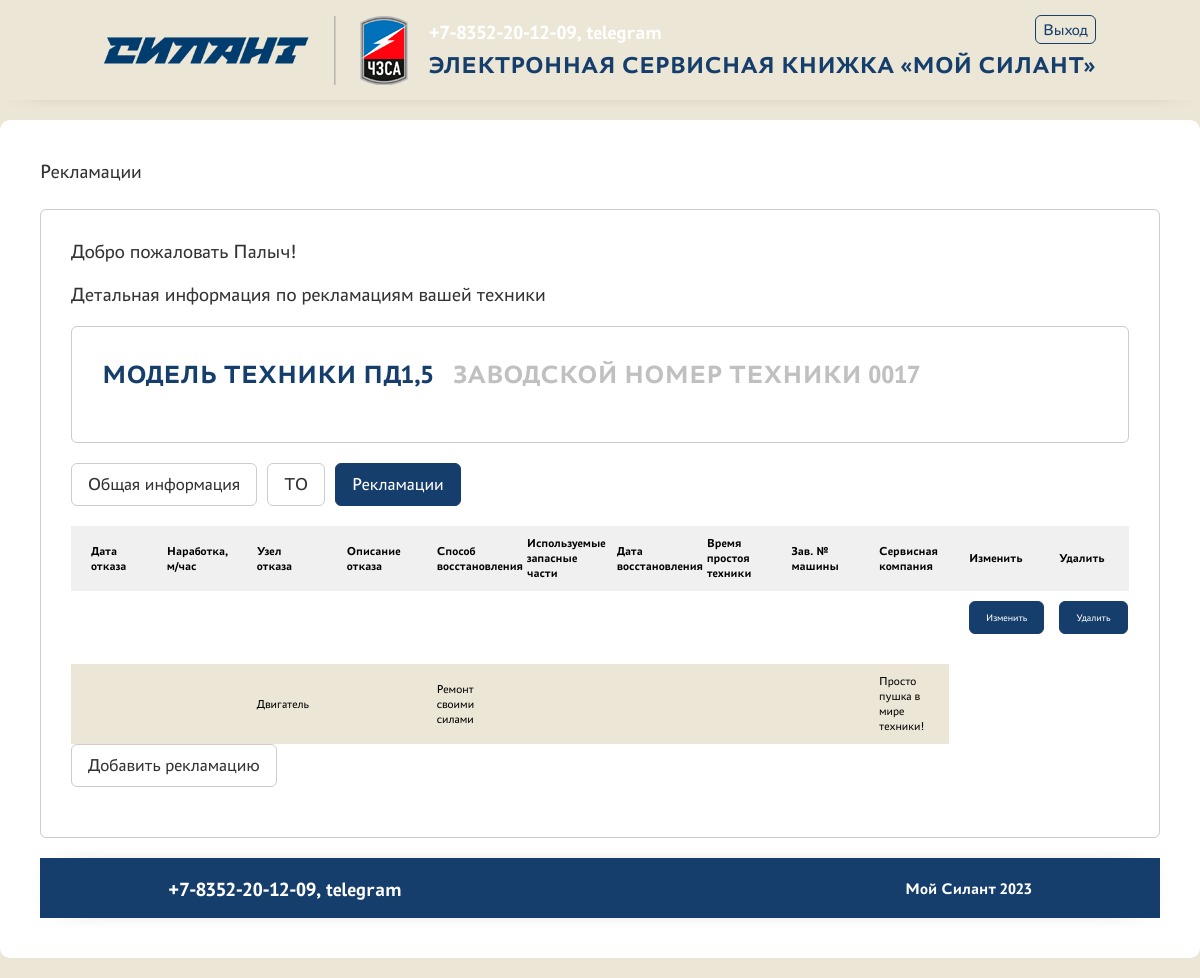
Page /complaint/1/ (signed in) on the committed database.
### service/models.py (models this page shows, shortened)
class Machine(models.Model):
    number_machine = models.TextField(unique=True, verbose_name='Зав. № машины')
    technique_model = models.ForeignKey(TechniqueModel, verbose_name='Модель техники', on_delete=models.CASCADE)
    engine_model = models.ForeignKey(EngineModel, verbose_name='Модель двигателя', on_delete=models.CASCADE)
    engine_number = models.TextField(verbose_name='Зав. № двигателя')
    transmission_model = models.ForeignKey(TransmissionModel, verbose_name='Модель трансмиссии', on_delete=models.CASCADE)
    transmission_number = models.TextField(verbose_name='Зав. № трансмиссии')
    drive_axle_model = models.ForeignKey(DriveAxleModel, verbose_name='Модель ведущего моста', on_delete=models.CASCADE)
    drive_axle_number = models.TextField(verbose_name='Зав. № ведущего моста')
    steering_bridge_model = models.ForeignKey(SteeringBridgeModel, verbose_name='Модель управляемого моста', on_delete=models.CASCADE)
    steering_bridge_number = models.TextField(verbose_name='Зав. № управляемого моста')
    supply_contract = models.TextField(verbose_name='Договор поставки №, дата')
    shipping_date = models.DateField(verbose_name='Дата отгрузки с завода')
    consignee = models.TextField(verbose_name='Грузополучатель (конечный потребитель)')
    delivery_address = models.TextField(verbose_name='Адрес поставки (эксплуатации)')
    equipment = models.TextField(verbose_name='Комплектация (доп. опции)')
    client = models.TextField(verbose_name='Клиент')
    service_company = models.ForeignKey(ServiceCompany, verbose_name='Сервисная компания', on_delete=models.CASCADE)
    def __str__(self):
        return self.number_machine
    class Meta:
        verbose_name = 'Машина'
        verbose_name_plural = 'Машина'
        ordering = ['-shipping_date']

class TechniqueModel(models.Model):
    name = models.TextField(verbose_name='Название')
    description = models.TextField(verbose_name='Описание')
    def __str__(self):
        return self.name
    class Meta:
        verbose_name = 'Модель техники'
        verbose_name_plural = 'Модель техники'

class FailureNode(models.Model):
    name = models.TextField(verbose_name='Название')
    description = models.TextField(verbose_name='Описание')
    def __str__(self):
        return self.name
    class Meta:
        verbose_name = 'Описание отказа'
        verbose_name_plural = 'Описание отказа'

class RecoveryMethod(models.Model):
    name = models.TextField(verbose_name='Название')
    description = models.TextField(verbose_name='Описание')
    def __str__(self):
        return self.name
    class Meta:
        verbose_name = 'Способ восстановления'
        verbose_name_plural = 'Способ восстановления'

class ServiceCompany(models.Model):
    name = models.TextField(verbose_name='Название')
    description = models.TextField(verbose_name='Описание')
    def __str__(self):
        return self.name
    class Meta:
        verbose_name = 'Сервисная компания'
        verbose_name_plural = 'Сервисная компания'

### service/views.py (the view)
# urls.py: path('complaint/<int:complaint_id>/', complaint_detail, name='complaint_detail'),
def complaint_detail(request, complaint_id):
    this_authorized = request.user.groups.exists()
    manager = request.user.groups.filter(name='Менеджер')
    if not manager.exists():
        this_manager = 'Не менеджер'
    else:
        this_manager = 'Менеджер'
    if this_authorized:
        complaint = Complaint.objects.get(pk=complaint_id)
        machine = Machine.objects.get(number_machine=complaint.machine_complaint)
        node = FailureNode.objects.get(name=complaint.failure_node)
        recovery = RecoveryMethod.objects.get(name=complaint.recovery_method)
        service = ServiceCompany.objects.get(name=complaint.service_company_complaint)
        context = {'complaint': complaint,
                   'machine': machine,
                   'this_authorized': this_authorized,
                   'node': node,
                   'recovery': recovery,
                   'service': service,
                   'this_manager': this_manager,
                   }
    else:
        complaint = 'Пройдите авторизацию'
        context = {'complaint': complaint}
    return render(request, 'complaint_detail.html', context)

### templates/complaint_detail.html (shortened to what this page needs)
<!DOCTYPE html>
{% extends 'base.html' %}
    {% load static %}
    {% block content %}
    <div id="content">
      <div class="centrator">
        <section>
  <div class="line">
    <span class="title">
      Рекламации
    </span>
  </div>
  <div class="line">
    <div class="column">
      <div class="search_result">
        {% if this_authorized %}
        <div class="result_info">
          <span>Добро пожаловать {{request.user.first_name}}!</span>
        </div>
        <div class="result_info">
          <span>Детальная информация по рекламациям вашей техники</span>
        </div>
        <div class="search_result">
        <div class="result_info">
          <div class="machine">
            <span>
              Модель техники {{machine.technique_model}}
            </span>
            <span>
              Заводской номер техники {{machine.number_machine}}
            </span>
          </div>
        </div>
      </div>
         <div class="result_collection">
          <div class="tabs">
            <a href="{% url 'machine_detail' machine.pk %}">
            <div class="tab">
              <span>
                Общая информация
              </span>
            </div>
            </a>
            <a href="{% url 'maintenance_detail' machine.pk %}">
              <div class="tab">
              <span>
                ТО
              </span>
            </div>
            </a>
            <a href="{% url 'complaint_detail' machine.pk %}">
            <div class="tab active">
              <span>
                Рекламации
              </span>
            </div>
            </a>
          </div>
         </div>
        <div class="result_collection">
          <table>
            <tbody><tr>
              <th class="nam left">Дата отказа</th>
              <th class="nam left">Наработка, м/час</th>
              <th class="nam left">Узел отказа</th>
              <th class="nam left">Описание отказа</th>
              <th class="nam left">Способ восстановления</th>
              <th class="nam left">Используемые запасные части</th>
              <th class="nam left">Дата восстановления</th>
              <th class="nam left">Время простоя техники</th>
              <th class="nam left">Зав. № машины</th>
              <th class="nam left">Сервисная компания</th>
              <th class="nam left">Изменить</th>
              <th class="nam left">Удалить</th>
            <tr>
              <td class="nam left">{{complaint_d.date_rejection}}</td>
              <td class="nam left">{{complaint_d.operating_time}}</td>
              <td class="nam left">{{complaint_d.failure_node}}</td>
              <td class="nam left">{{complaint_d.failure_description}}</td>
              <td class="nam left">{{complaint_d.recovery_method}}</td>
              <td class="nam left">{{complaint_d.spare_parts}}</td>
              <td class="nam left">{{complaint_d.recovery_date}}</td>
              <td class="nam left">{{complaint_d.equipment_downtime}}</td>
              <td class="nam left">{{complaint_d.machine_complaint}}</td>
              <td class="nam left">{{complaint_d.service_company_complaint}}</td>
              <td class="nam left">
                <div class="tabs">
                  <a href="{% url 'complaint_update' complaint_d.pk %}">
                    <div class="tab active">
                      <span>
                        <div class="smalltext">Изменить</div>
                      </span>
                    </div>
                  </a>
                </div>
              </td>
              <td class="nam left">
                <div class="tabs">
                  <a href="{% url 'complaint_delete' complaint_d.pk %}">
                    <div class="tab active">
                      <span>
                        <div class="smalltext">Удалить</div>
                      </span>
                    </div>
                  </a>
                </div>
              </td>
            </tr>
            </tr>
            <tr>
              <td class="nam left"></td>
              <td class="nam left"></td>
              <td class="nam left">{{node.description}}</td>
              <td class="nam left"></td>
              <td class="nam left">{{recovery.description}}</td>
              <td class="nam left"></td>
              <td class="nam left"></td>
              <td class="nam left"></td>
              <td class="nam left"></td>
              <td class="nam left">{{service.description}}</td>
            </tr>
          </tbody></table>
           <div class="tabs">
                  <a href="{% url 'complaint_create' %}">
                    <div class="tab">
                      <span>
                        Добавить рекламацию
                      </span>
                    </div>
                  </a>
                </div>
          {% else %}
          <div class="search_result empty_result">
            <span>
              Авторизуйтесь
            </span>
          </div>
          {% endif %}
        </div>
      </div>
    </div>
  </div>
        {% endblock content %}

### static/css/styles1.css (style rules this page uses)
.smalltext { font-size: 10px; }
* { padding: 0; margin: 0; }
p, span, li { color: var(--basic-text-color); }
a:link, a:any-link { color: var(--cold-color); text-decoration: none; }
div, input, header, footer, section { box-sizing: border-box; position: relative; }
body { min-height: 100vh; display: flex; flex-direction: column; background: var(--blanc-color); font-family: Astra Sans, Helvetica, Arial, sans-serif; }
.line { display: flex; flex-direction: row; width: 100%; }
.column { flex-direction: column; width: 100%; }
.centrator { display: flex; flex-direction: row; min-width: 80%; }
#content { align-self: stretch; display: flex; flex: 1; justify-content: center; }
#content section { background: #fff; width: 100%; margin: 20px 0; padding: 40px; border-radius: 10px; height: min-content; }
#content section .search_result { border: 1px solid var(--basic-border-color); padding: 30px; margin: 20px 0; border-radius: 6px; }
#content section .search_result .result_info span { font-size: 20px; display: block; margin: 0 0 20px; }
#content section .search_result .result_info .machine { display: flex; flex-direction: row; }
#content section .search_result .result_info .machine span { line-height: 35px; font-size: 26px; text-transform: uppercase; color: var(--cold-color); font-weight: bold; display: inline; }
#content section .search_result .result_info .machine span + span { font-size: 26px; margin: 0 0 0 20px; color: var(--basic-text-color); opacity: .3; }
#content section .search_result .result_collection .tabs { display: flex; margin-bottom: 20px; }
#content section .search_result .result_collection .tabs .tab { padding: 10px 16px; border-radius: 6px; margin-right: 10px; border: 1px solid var(--basic-border-color); cursor: pointer; }
#content section .search_result .result_collection .tabs .tab span { font-size: 18px; }
#content section .search_result .result_collection .tabs .tab.active, #content section .search_result .result_collection .tabs .tab:hover { border-color: var(--cold-color); background: var(--cold-color); }
#content section .search_result .result_collection .tabs .tab.active span, #content section .search_result .result_collection .tabs .tab:hover span { color: #fff; }
#content section .search_result .result_collection table { border-spacing: 0; max-width: 100%; min-width: 100%; empty-cells: show; }
#content section .search_result .result_collection table tr th { background: #f0f0f0; font-weight: bold; font-size: 10px; }
#content section .search_result .result_collection table tr td { border-spacing: 0; }
#content section .search_result .result_collection table tr:nth-child(2n+1) td { background: var(--blanc-color); }
#content section .search_result .result_collection table tr td, #content section .search_result .result_collection table tr th { padding: 10px 20px; }
#content section .search_result .result_collection table tr td.left, #content section .search_result .result_collection table tr th.left { text-align: left; }
#content section .search_result .result_collection table tr td.nam, #content section .search_result .result_collection table tr th.nam { min-width: 10px; max-width: 50px; font-size: 12px; }
@media (min-width: 641px) and (max-width: 1366px) { #content section .search_result .result_collection a:link, #content section .search_result .result_collection a:any-link { color: green !important; } }
#content section .title { font-size: 20px; cursor: default; margin-bottom: 6px; }

### rows in the picture
Machine: technique_model "ПД1,5", number_machine "0017"
FailureNode: description "Двигатель"
RecoveryMethod: description "Ремонт своими силами"
ServiceCompany: description "Просто пушка в мире техники!"

### other values in the picture
{{ request.user.first_name }} "Палыч"
